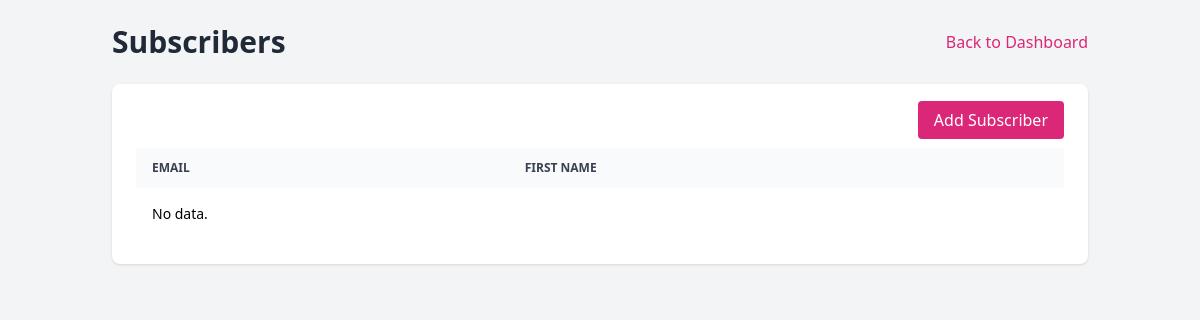
Page /marketing/subscribers/ on the earlier database version.
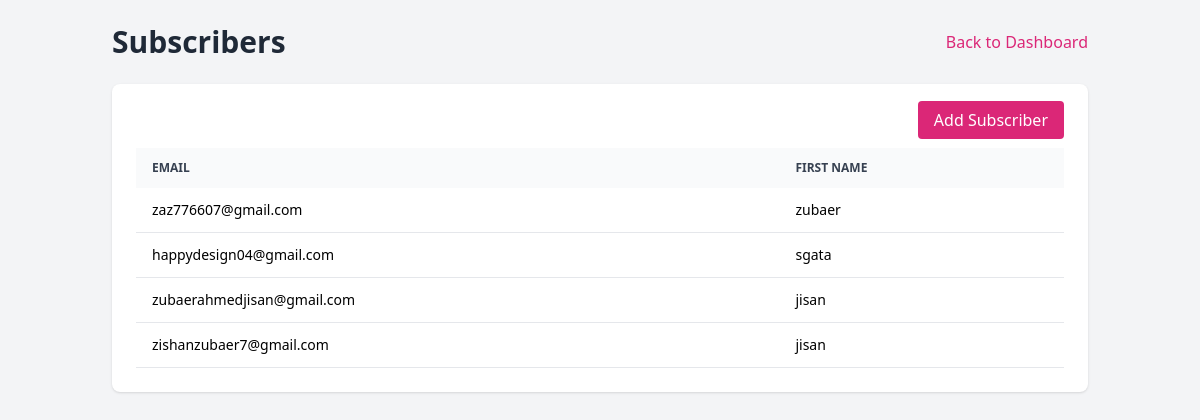
Same page on the later database version.
### marketing/models.py (models this page shows, shortened)
class Subscriber(models.Model):
    email = models.EmailField(unique=True)
    first_name = models.CharField(max_length=100, blank=True)
    subscribed_on = models.DateTimeField(auto_now_add=True)
    mailing_lists = models.ManyToManyField(MailingList, related_name='subscribers')

### marketing/views.py (the view)
# urls.py: path("subscribers/", views.subscriber_list, name="subscriber_list"),
def subscriber_list(request):
    items = Subscriber.objects.all()
    return render(request, "marketing/form_page.html", {
        "title": "Subscribers",
        "list_items": items,
        "columns": ["Email", "First Name"],
        "rows": [[s.email, s.first_name] for s in items],
        "create_url": reverse("marketing:subscriber_create"),
        "create_label": "Add Subscriber",
        "mode": "list",
    })

### templates/marketing/form_page.html (shortened to what this page needs)
<!doctype html>
<html lang="en">
<head>
  <script src="https://cdn.tailwindcss.com"></script>
</head>
<body class="bg-gray-100">
  <div class="max-w-5xl mx-auto p-6">
    <div class="flex items-center justify-between mb-6">
      <h1 class="text-3xl font-bold text-gray-800">{{ title }}</h1>
      <a href="{% url 'marketing:dashboard' %}" class="text-pink-600 hover:underline">Back to Dashboard</a>
    </div>
    {% if mode == "form" %}
      <form method="post" class="bg-white p-6 rounded-lg shadow space-y-4">
        {% csrf_token %}
        {{ form.as_p }}
        <div class="pt-2">
          <button class="px-6 py-2 bg-pink-600 text-white rounded-lg shadow hover:bg-pink-700">Save</button>
        </div>
      </form>
    {% elif mode == "list" %}
      <div class="bg-white p-6 rounded-lg shadow">
        <div class="mb-4 text-right">
          <a href="{{ create_url }}" class="px-4 py-2 bg-pink-600 text-white rounded hover:bg-pink-700">{{ create_label }}</a>
        </div>
        <table class="w-full text-sm">
          <thead class="text-xs uppercase text-gray-700 bg-gray-50">
            <tr>
              {% for col in columns %}<th class="px-4 py-3 text-left">{{ col }}</th>{% endfor %}
            </tr>
          </thead>
          <tbody>
            {% for row in rows %}
              <tr class="border-b">
                {% for col in row %}
                  {% if col|slice:":4" == "/mar" or col|slice:":5" == "/mark" %}
                    <td class="px-4 py-3"><a href="{{ col }}" class="text-pink-600 hover:underline">Edit</a></td>
                  {% else %}
                    <td class="px-4 py-3">{{ col }}</td>
                  {% endif %}
                {% endfor %}
              </tr>
            {% empty %}
              <tr><td class="px-4 py-4" colspan="{{ columns|length }}">No data.</td></tr>
            {% endfor %}
          </tbody>
        </table>
      </div>
    {% endif %}
  </div>
</body>
</html>

Differences in the rows shown:
added Subscriber: row "zaz776607@gmail.com" "zubaer"
added Subscriber: row "happydesign04@gmail.com" "sgata"
added Subscriber: row "zubaerahmedjisan@gmail.com" "jisan"
added Subscriber: row "zishanzubaer7@gmail.com" "jisan"
Other differences:
text no longer shown: "No data."
